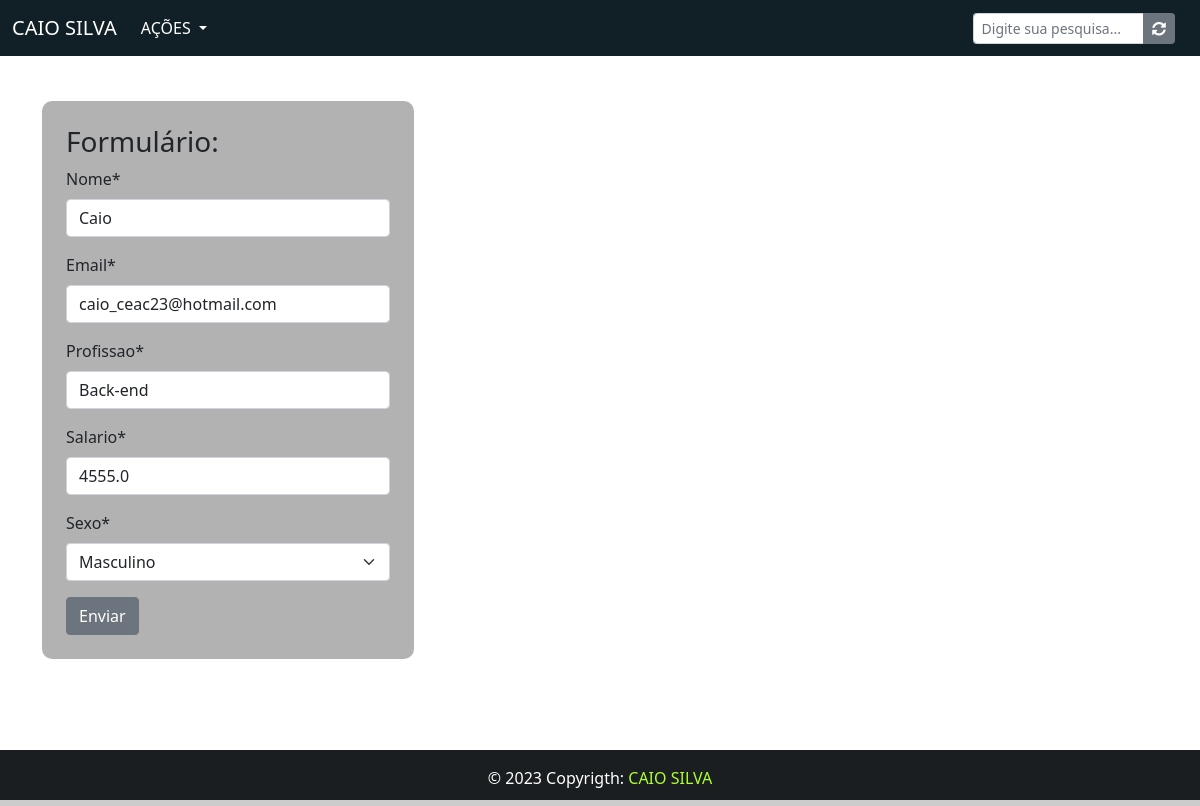
The app's page /editar/47/ with its own data.
### app/models.py (models this page shows, shortened)
class Pessoa(models.Model):
    sexo_choices = (
                    ('M', 'Masculino'),
                    ('F', 'Ferminino'),
                    )
    nome = models.CharField(max_length=100)
    email = models.EmailField()
    profissao = models.CharField(max_length=100)
    salario = models.FloatField()
    sexo = models.CharField(max_length=1, choices=sexo_choices)

### app/views.py (the view)
# urls.py: path('editar/<int:id>/', views.editar, name='editar'),
def editar(request, id):
    pessoa = get_object_or_404(Pessoa, id=id)
    form = FormPessoa(request.POST or None, instance=pessoa)
    if request.method == 'GET':
        return render(request, 'forms.html', {'form':form})
    elif request.method == 'POST':
        if form.is_valid():
            form.save()
            return redirect('home')

### app/forms.py
class FormPessoa(forms.ModelForm):
    class Meta:
        model = Pessoa
        fields = '__all__'

### app/templates/forms.html
{% extends 'base.html' %}
{% load crispy_forms_tags %}
{% block conteudo %}
<div class="container">
        <div class="col-4">
            <div class='form'>
                <div class="content">
                    <h3>Formulário: </h3>
                    <form method='POST'>{% csrf_token %}
                        {{form|crispy}}
                        <input type="submit" value="Enviar" class='btn btn-secondary'>
                    </form>
                </div>
            </div>
        </div>
</div>
{% endblock conteudo %}

### templates/static/app/css/style.css (style rules this page uses)
html, body { height: 100%; margin: 0; max-width: 100%; }
.form { margin-top: 45px; background-color: rgba(0, 0, 0, 0.3); border: 4px solid transparent; border-radius: 10px; }
.content { padding: 20px; }

### records on screen
Pessoa: nome "Caio", email "caio_ceac23@hotmail.com", profissao "Back-end", salario "4555.0", sexo "Masculino"
